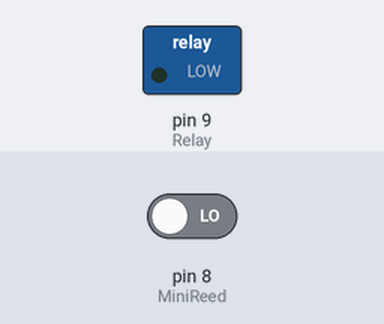
A sketch run on a simulated Arduino Uno, built with avr-gcc and run on an emulated ATmega328P. Parts: switched loads named in the sketch (green lamp = pin HIGH). The inputs (shaded band) are chosen by the test bench; at power-on: pin 8 (MiniReed) LOW.

Above: at 1.2 s.
1.3 s: pin 8 (MiniReed) driven HIGH
At 2.5 s:
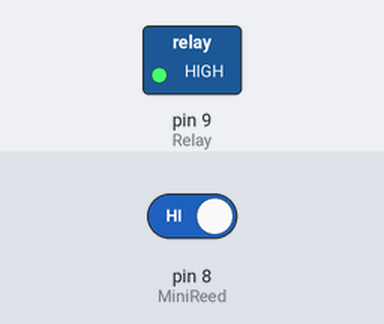
2.8 s: pin 8 (MiniReed) driven LOW
At 3.8 s:
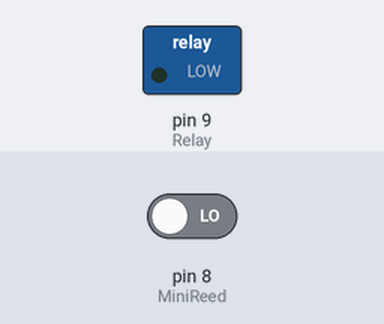
Timing chart, 0 to 5.8 s (numbered marks = the images above; inputs shaded):
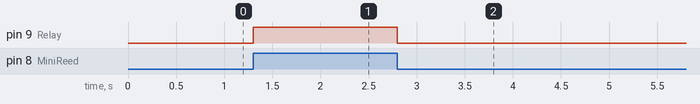

Measured:
- after the input at 1.3 s, pin 9 (Relay): LOW → HIGH at once
- after the input at 2.8 s, pin 9 (Relay): HIGH → LOW at once

The sketch:

Interfacing_KY-021_Mini_reed_with_arduino.ino
```cpp
//Author: Danny van den Brande, arduinosensors.nl.
//Hello world! I made a simple example on the KY-021 mini reed switch.
//Do what ever you like with this code! This code will turn on a relay.
//In my video i used a lamp, but you can add any device to the relay if you want.
//reed switches can be used for a dozen of things but is mostly known for its use
//in burglar alarms, and work with a magnetic field.
int Relay = 9 ;
int MiniReed = 8;

int val ;
void setup ()
{
  pinMode (Relay, OUTPUT);
  pinMode (MiniReed, INPUT);
}
void loop ()
{
  val = digitalRead (MiniReed) ;
  if (val == HIGH)
  {
    digitalWrite (Relay, HIGH);
  }
  else
  {
    digitalWrite (Relay, LOW);
  }
}
```
